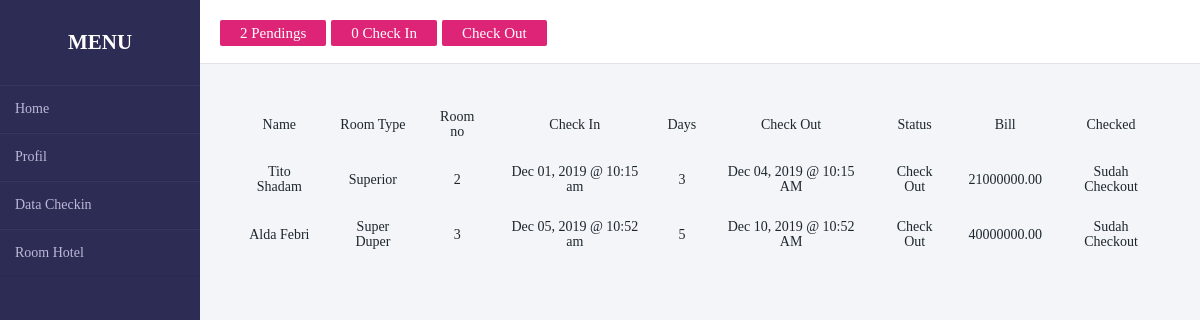
The app's page /admin/checkout.php with its own data.
### tables this page shows
CREATE TABLE `transaction` (
  `transaction_id` int(11) NOT NULL,
  `guest_id` int(11) NOT NULL,
  `room_id` int(11) NOT NULL,
  `room_no` int(5) NOT NULL,
  `status` varchar(20) NOT NULL,
  `days` int(2) NOT NULL,
  `checkin` date NOT NULL,
  `checkin_time` time NOT NULL,
  `checkout` date NOT NULL,
  `checkout_time` time NOT NULL,
  `bill` varchar(10) NOT NULL
);

CREATE TABLE `guest` (
  `guest_id` int(11) NOT NULL,
  `username` varchar(255) NOT NULL,
  `password` varchar(255) NOT NULL,
  `firstname` varchar(50) NOT NULL,
  `lastname` varchar(40) NOT NULL,
  `address` varchar(50) NOT NULL,
  `contactno` varchar(13) NOT NULL
);

CREATE TABLE `room` (
  `room_id` int(11) NOT NULL,
  `room_type` varchar(50) NOT NULL,
  `price` varchar(11) NOT NULL,
  `photo` varchar(100) NOT NULL
);

### admin/checkout.php (the view, shortened to what this page needs)
<?php
include '../config/koneksi.php'
?>
<!DOCTYPE html>
<html lang = "en">
<head>
    <link rel="stylesheet" href="../css/style.css">
    <link href="../fontawesome/css/all.css" rel="stylesheet">
</head>
<body id="admin">
<div class="wrapper">
        <div class="bar-kiri">
            <h2>Menu</h2>
            <ul>
                <li><a href="index.php">Home</a></li>
                <li><a href="profil.php">Profil</a></li>
                <li><a href="checkin.php">Data Checkin</a></li>
                <li><a href="room.php">Room Hotel</a></li>
            </ul>
        </div>
			<?php
				$q_p = mysqli_query($koneksi, "SELECT COUNT(*) as total FROM `transaction` WHERE `status` = 'Pending'");
				$f_p = mysqli_fetch_array($q_p);
				$q_ci = mysqli_query($koneksi, "SELECT COUNT(*) as total FROM `transaction` WHERE `status` = 'Check In'");
				$f_ci = mysqli_fetch_array($q_ci);
			?>
			<div class="main-content">
				<div class="header-main-content">
					<a class = "" href = "reserve.php"><?php echo $f_p['total']?> Pendings</a>
					<a class = "" href = "checkin.php"><span class = "badge"><?php echo $f_ci['total']?></span> Check In</a>
					<a class = "" href = "checkout.php">Check Out</a>
				</div>
				<div class="info">
				<table id = "table" cellspacing="25"style="text-align:center;">
						<tr>
							<td>Name</td>
							<td>Room Type</td>
							<td>Room no</td>
							<td>Check In</td>
							<td>Days</td>
							<td>Check Out</td>
							<td>Status</td>
							<td>Bill</td>
							<td>Checked</td>
						</tr>
						<?php
							$query = mysqli_query($koneksi, "SELECT * FROM `transaction` NATURAL JOIN `guest` NATURAL JOIN `room` WHERE `status` = 'Check Out'");
							while($fetch = mysqli_fetch_array($query)){
						?>
						<tr>
							<td><?php echo $fetch['firstname']." ".$fetch['lastname']?></td>
							<td><?php echo $fetch['room_type']?></td>
							<td><?php echo $fetch['room_no']?></td>
							<td><?php echo date("M d, Y", strtotime($fetch['checkin']))." @ "."<label>".date("h:i a", strtotime($fetch['checkin_time']))."</label>"?></td>
							<td><?php echo $fetch['days']?></td>
							<td><?php echo date("M d, Y", strtotime($fetch['checkin']."+".$fetch['days']."DAYS"))."</label>"." @ "."<label>".date("h:i A", strtotime($fetch['checkout_time']))."</label>"?></td>
							<td><?php echo $fetch['status']?></td>
							<td><?php echo $fetch['bill'].".00"?></td>
							<td><label class = "">Sudah Checkout</label></td>
						</tr>
						<?php
							}
						?>
				</table>
			</div>
		</div>
</body>
</html>

### css/style.css (style rules this page uses)
* { margin: 0; padding: 0; box-sizing: border-box; }
body { font-size: 14px; font-family: "Roboto Cn", sans-serif; }
#admin { margin: 0; padding: 0; box-sizing: border-box; list-style: none; font-family: cursive; background: #f3f5f9; }
.wrapper { display: flex; position: relative; }
.wrapper .bar-kiri { position: fixed; width: 200px; height: 100%; background: #2c2c54; padding: 30px 0; }
.wrapper .bar-kiri h2 { color: #fff; text-transform: uppercase; text-align: center; margin-bottom: 30px; }
.wrapper .bar-kiri ul li { padding: 15px; border-bottom: 1px solid rgba(0, 0, 0, 0.05); border-top: 1px solid rgba(255, 255, 255, 0.05); }
.wrapper .bar-kiri ul li a { color: #bdb8d7; display: block; text-decoration: none; }
.wrapper .main-content { width: 100%; margin-left: 200px; }
.wrapper .main-content a { text-decoration: none; color: #fff; font-family: Harmattan; background: #dd2476; padding: 5px 20px; font-size: 15px; border-radius: 2px; transition: 0.2s; }
.wrapper .main-content .header-main-content { padding: 20px; background: #fff; font-size: 20px; color: #1e272e; border-bottom: 1px solid #e0e4e8; }
.wrapper .main-content .info { margin: 20px; color: #1e272e; line-height: 15px; }
.info table { width: 100%; }

### records on screen
transaction: guest.firstname "Tito", guest.lastname "Shadam", room.room_type "Superior", room_no "2", checkin "Dec 01, 2019", checkin_time "10:15 am", days "3", checkin+days "Dec 04, 2019", checkout_time "10:15 AM", status "Check Out", bill "21000000"
transaction: guest.firstname "Alda", guest.lastname "Febri", room.room_type "Super Duper", room_no "3", checkin "Dec 05, 2019", checkin_time "10:52 am", days "5", checkin+days "Dec 10, 2019", checkout_time "10:52 AM", status "Check Out", bill "40000000"

### other values on screen
$f_p['total'] "2"
$f_ci['total'] "0"
